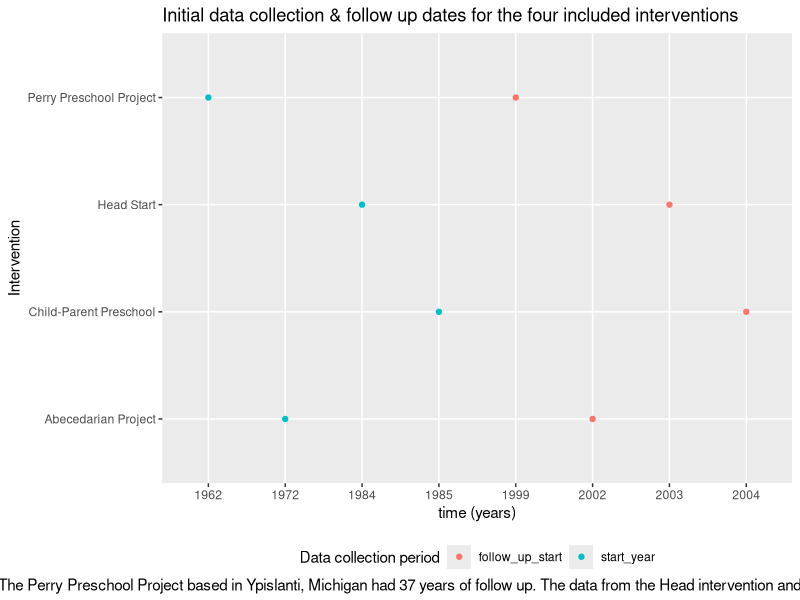

The R script that drew this image:
## ---- chunk 1
library(tidyverse)
library(viridis)

library(ggridges)


knitr::opts_chunk$set(
  echo = TRUE,
  warning = FALSE, 
  fig.width = 10, 
  fig.asp = 1,
  out.width = "100%"
)
theme_set(theme(legend.position = "bottom"))

## ---- chunk 2

sys_review = tibble( 
intervention = c("Child-Parent Preschool", "Perry Preschool Project", "Head Start", "Abecedarian Project" ),
start_year = factor(c("1985", "1962", "1984", "1972")),
follow_up_start = factor(c("2004", "1999", "2003", "2002"))
)
    
## ---- chunk 3
sys_review %>% 
  pivot_longer(
    start_year:follow_up_start,
    names_to = "collection",
    values_to = "year"
  ) %>% 
  group_by(collection) %>% 
  ggplot(aes(x = year, y = intervention, color = collection)) +
    geom_point() +
  labs(
    title = "Initial data collection & follow up dates for the four included interventions",
    x = "time (years)",
    y = "Intervention",
    color = "Data collection period",
    caption = "Based on the inclusion criteria for this systematic review, each selected intervention had at least 19 years of follow up to ensure participants were surveyed into adulthood. The Perry Preschool Project based in Ypislanti, Michigan had 37 years of follow up. The data from the Head intervention and the Chicago Child-Parent Center Preschool intervention was collected over more than 19 years. The Chapel Hill, NC based Abecedarian Project collected data from participants for over 30 years."
  ) +
  theme(plot.caption = element_text(lineheight = 3))
